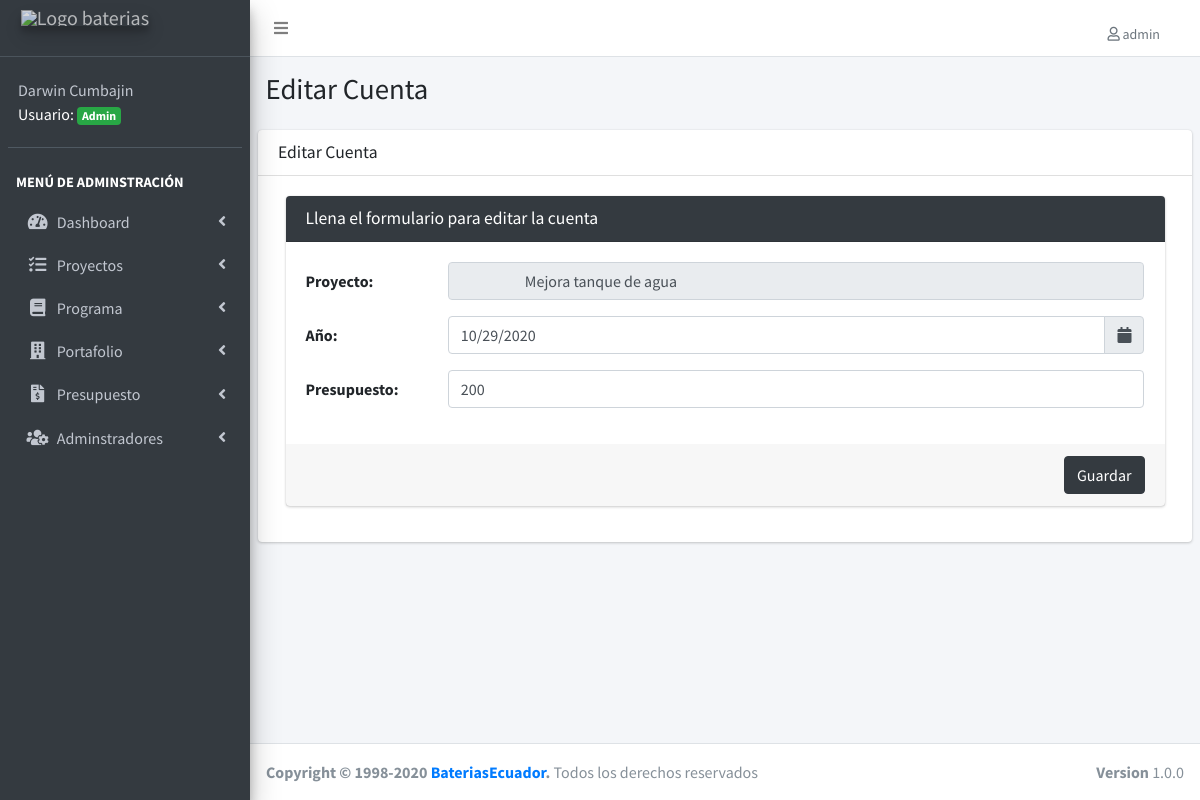
The page /editar-cuenta.php?id=1 (signed in) on the database as committed earlier.
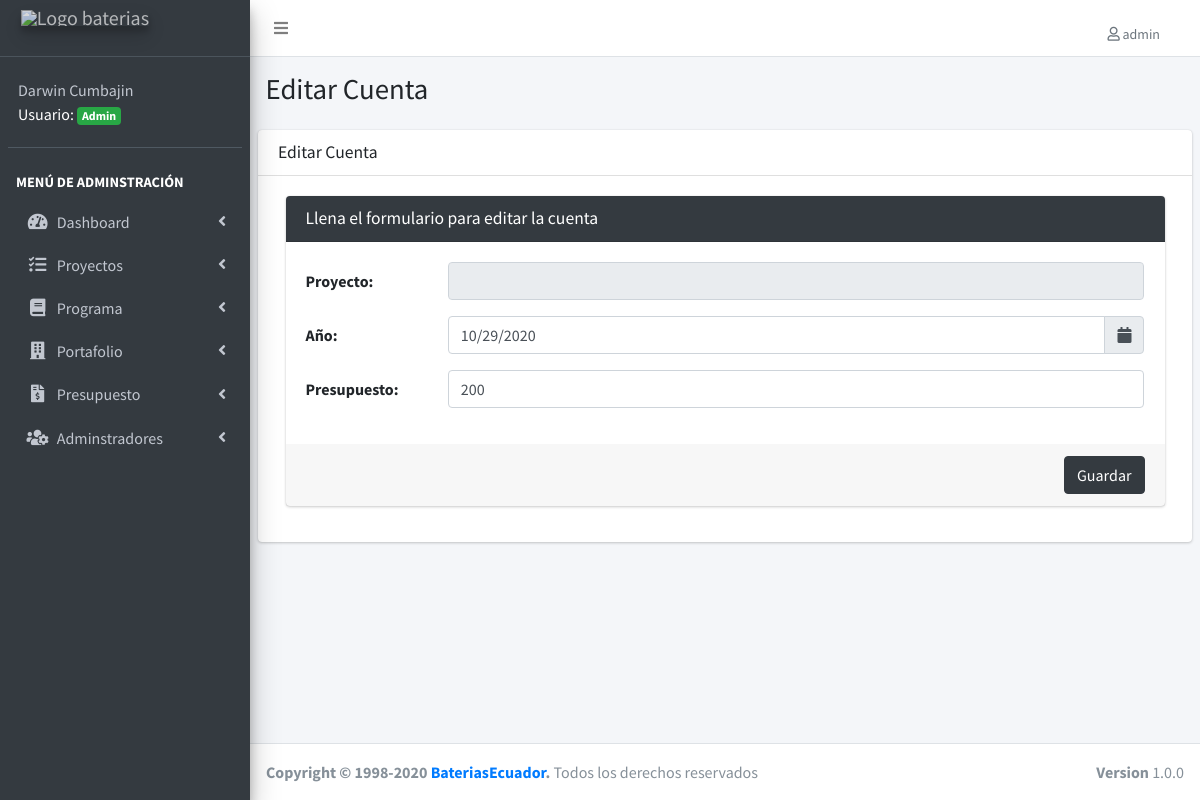
The same page on the database as committed later.
### tables this page shows
CREATE TABLE IF NOT EXISTS `cuentas` (
  `proyecto_id` int(11) NOT NULL DEFAULT '0',
  `registros_id` int(11) NOT NULL DEFAULT '0',
  PRIMARY KEY (`proyecto_id`,`registros_id`),
  KEY `FK_cuentas_registros` (`registros_id`),
  CONSTRAINT `FK_cuentas_proyectos` FOREIGN KEY (`proyecto_id`) REFERENCES `proyectos` (`proyecto_id`) ON DELETE CASCADE ON UPDATE CASCADE,
  CONSTRAINT `FK_cuentas_registros` FOREIGN KEY (`registros_id`) REFERENCES `registros` (`registros_id`) ON DELETE CASCADE ON UPDATE CASCADE
);

CREATE TABLE IF NOT EXISTS `proyectos` (
  `proyecto_id` int(11) NOT NULL AUTO_INCREMENT,
  `detalle` varchar(255) NOT NULL,
  `objetivo_estrategico` varchar(100) NOT NULL,
  `presupuesto_inicial` double NOT NULL,
  `estado_neural` varchar(50) NOT NULL,
  `url_video` varchar(255) DEFAULT NULL,
  `portafolio_id` int(11) NOT NULL DEFAULT '0',
  `programa_id` int(11) NOT NULL,
  `estado_id` int(11) NOT NULL,
  `editado` datetime DEFAULT NULL,
  PRIMARY KEY (`proyecto_id`),
  UNIQUE KEY `detalle` (`detalle`),
  KEY `FK_proyectos_portafolios` (`portafolio_id`),
  KEY `FK_proyectos_programas` (`programa_id`),
  KEY `FK_proyectos_estados` (`estado_id`),
  CONSTRAINT `FK_proyectos_estados` FOREIGN KEY (`estado_id`) REFERENCES `estados` (`estado_id`),
  CONSTRAINT `FK_proyectos_portafolios` FOREIGN KEY (`portafolio_id`) REFERENCES `portafolios` (`portafolio_id`),
  CONSTRAINT `FK_proyectos_programas` FOREIGN KEY (`programa_id`) REFERENCES `programas` (`programa_id`)
);

### editar-cuenta.php (the view, shortened to what this page needs)
<?php
include_once('funciones/funciones.php');
include_once('templates/header.php');
$id = $_GET['id'];
include_once('templates/barra.php');
include_once('templates/navegacion.php');
?>
<div class="content-wrapper">
  <section class="content-header">
    <div class="container-fluid">
      <div class="row mb-2">
        <div class="col-sm-6">
          <h1>Editar Cuenta</h1>
        </div>
      </div>
    </div>
  </section>
  <section class="content">
    <div class="card">
      <div class="card-header">
        <h3 class="card-title">Editar Cuenta</h3>
      </div>
      <div class="card-body">
        <div class="container">
          <div class="card card-dark">
            <div class="card-header">
              <h3 class="card-title">Llena el formulario para editar la cuenta</h3>
            </div>
            <?php
            $sql = "SELECT * FROM registros WHERE registros_id = $id ";
            $resultado = $conn->query($sql);
            $cuenta = $resultado->fetch_assoc();
            ?>
            <form class="form-horizontal" name="guardar-registro" id="guardar-registro" method="post" action="modelo-cuenta.php">
              <div class="card-body">
              <div class="form-group row">
                  <label for="cuenta" class="col-sm-2 col-form-label">Proyecto:</label>
                  <div class="col-sm-10">
                    <input type="text" class="form-control" id="cuenta" name="cuenta" placeholder="Número de cuenta" required value="
                    <?php
                    $sql = " SELECT *  FROM proyectos ";
                    $sql .= " INNER JOIN cuentas ON cuentas.proyecto_id = proyectos.proyecto_id ";
                    $sql .= " WHERE cuentas.registros_id = 2 ";
                    $resultado = $conn->query($sql);
                    $detalle = $resultado->fetch_assoc();
                    echo $detalle['detalle']
                    ?>" readonly="readonly">
                  </div>
                </div>
                <div class="form-group row">
                  <label class="col-sm-2 col-form-label">Año:</label>
                  <?php
                  $anio = $cuenta['anio'];
                  $anio_formateada = date('m/d/Y', strtotime($anio));
                  ?>
                  <div class="col-sm-10 input-group date" id="fecha" data-target-input="nearest">
                    <input type="text" class="form-control datetimepicker-input" data-target="#fecha" name="anio" placeholder="Seleccionar fecha" required value="<?php echo $anio_formateada ?>" />
                    <div class="input-group-append" data-target="#fecha" data-toggle="datetimepicker">
                      <div class="input-group-text"><i class="fa fa-calendar"></i></div>
                    </div>
                  </div>
                </div>
                <div class="form-group row">
                  <label for="presupuesto" class="col-sm-2 col-form-label">Presupuesto:</label>
                  <div class="col-sm-10">
                    <input type="text" class="form-control" id="presupuesto" name="presupuesto" placeholder="$ 0.0" required value="<?php echo $cuenta['presupuesto'] ?>">
                  </div>
                </div>
              </div>
              <div class="card-footer">
                <button type="submit" class="btn btn-dark float-right">Guardar</button>
              </div>
            </form>
          </div>
        </div>
      </div>
    </div>
  </section>
</div>
<?php
include_once('templates/footer.php');
?>

Rows that differ between the two databases and show on the page:
removed cuentas: cuenta "Mejora tanque de agua"
